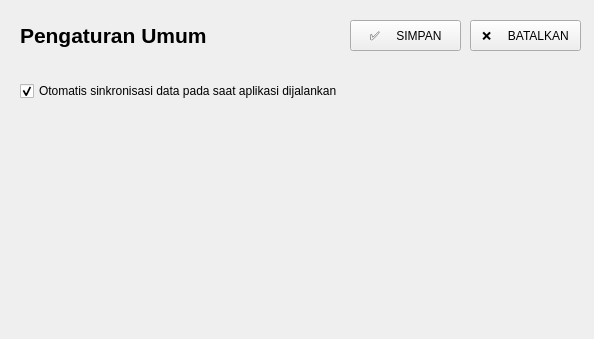
<?xml version="1.0" encoding="UTF-8"?>
<ui version="4.0">
 <class>MainWindow</class>
 <widget class="QMainWindow" name="MainWindow">
  <property name="windowModality">
   <enum>Qt::WindowModal</enum>
  </property>
  <property name="geometry">
   <rect>
    <x>0</x>
    <y>0</y>
    <width>594</width>
    <height>339</height>
   </rect>
  </property>
  <property name="windowTitle">
   <string>Pengaturan Aplikasi - Simon Petrus</string>
  </property>
  <widget class="QWidget" name="centralwidget">
   <widget class="QLabel" name="label">
    <property name="geometry">
     <rect>
      <x>20</x>
      <y>20</y>
      <width>261</width>
      <height>31</height>
     </rect>
    </property>
    <property name="font">
     <font>
      <pointsize>16</pointsize>
      <weight>75</weight>
      <bold>true</bold>
     </font>
    </property>
    <property name="text">
     <string>Pengaturan Umum</string>
    </property>
    <property name="alignment">
     <set>Qt::AlignLeading|Qt::AlignLeft|Qt::AlignVCenter</set>
    </property>
   </widget>
   <widget class="QPushButton" name="btn_apply">
    <property name="geometry">
     <rect>
      <x>350</x>
      <y>20</y>
      <width>111</width>
      <height>31</height>
     </rect>
    </property>
    <property name="text">
     <string>✅     SIMPAN</string>
    </property>
   </widget>
   <widget class="QPushButton" name="btn_cancel">
    <property name="geometry">
     <rect>
      <x>470</x>
      <y>20</y>
      <width>111</width>
      <height>31</height>
     </rect>
    </property>
    <property name="text">
     <string>❌     BATALKAN</string>
    </property>
   </widget>
   <widget class="QCheckBox" name="chk_autosync">
    <property name="geometry">
     <rect>
      <x>20</x>
      <y>80</y>
      <width>551</width>
      <height>22</height>
     </rect>
    </property>
    <property name="text">
     <string>Otomatis sinkronisasi data pada saat aplikasi dijalankan</string>
    </property>
    <property name="checked">
     <bool>true</bool>
    </property>
   </widget>
  </widget>
  <action name="action_gen_cred">
   <property name="text">
    <string>Generate Secure Credential ...</string>
   </property>
  </action>
  <action name="action_exit">
   <property name="text">
    <string>Exit App</string>
   </property>
  </action>
 </widget>
 <resources/>
 <connections/>
</ui>
